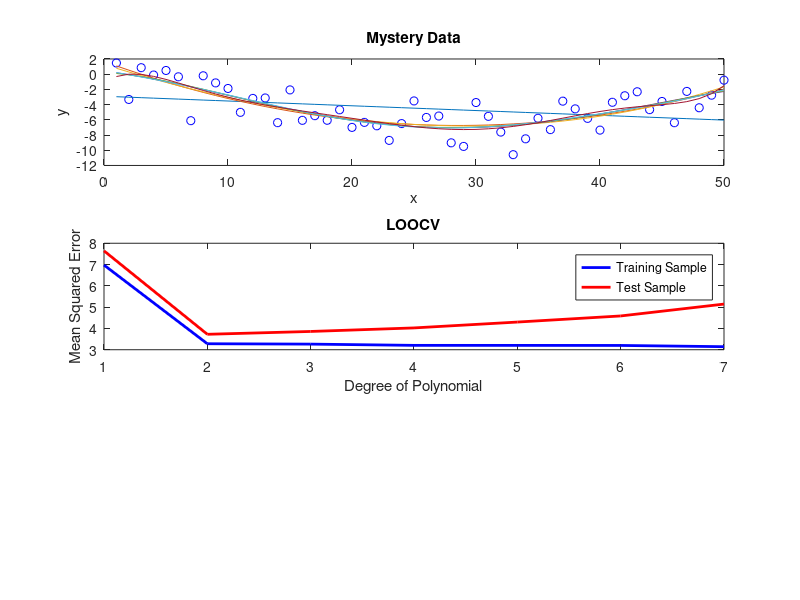

The MATLAB script that drew this image: (Note: this script raises an error after producing the figure.)
% CVdemo.m
%
% Training- vs. Test-Set Prediction Error
%
% RTB wrote it, 27 September 2018 procrastinating from T32 study section
% duties

% Basic idea is to generate a data set with a known model, then add noise
% and examine test- vs training-set error as we increase model complexity

%% Generate data using a polynomial of order 3 and add Gaussian noise:

% nPts = 50;
% pTrue = [0, 0.0105, -0.5849, 1.2220];
% x = 1:nPts;
% y = polyval(pTrue,x) + 2*randn(1,nPts);
% yTrue = polyval(pTrue,x);

%% Read in some mystery data

load mysteryData
nPts = length(x);   % 50 data points

%% Plot the data:

figure
subplot(3,1,1);
plot(x,y,'bo');
hold on
xlabel('x'); ylabel('y');
title('Mystery Data');

%% Perform fits to data and compare train to test using LOOCV

maxOrder = 7;
trainResid = zeros(nPts,maxOrder);
testResid = zeros(nPts,maxOrder);

warning('off');
for p = 1:maxOrder
    
    % get residuals from fit to all the data:
    pFit = polyfit(x,y,p);
    yPred = polyval(pFit,x);
    trainResid(:,p) = (y - yPred)';
    plot(x,yPred,'-');
    
    % Perform leave-one-out CV to get 'test' residuals
    for k = 1:nPts
        sV = true(1,nPts);      % define a selection vector
        sV(k) = 0;
        
        % fit a polynomial of order p
        pFit = polyfit(x(sV),y(sV),p);
        testResid(k,p) = y(k) - polyval(pFit,x(k));
    end
end
warning('on')

%% Calculate mean squared error from the residuals

MSEtrain = sum(trainResid.^2) ./ nPts;
MSEtest = sum(testResid.^2) ./ nPts;

% figure
subplot(3,1,2);
if (max(MSEtest) - min(MSEtest)) > 10
    semilogy(1:maxOrder,MSEtrain,'b-','LineWidth',2);
    hold on
    semilogy(1:maxOrder,MSEtest,'r-','LineWidth',2);
    legend('Training Sample','Test Sample','Location','Northwest');
else
    plot(1:maxOrder,MSEtrain,'b-','LineWidth',2);
    hold on
    plot(1:maxOrder,MSEtest,'r-','LineWidth',2);
    legend('Training Sample','Test Sample','Location','Northeast');
end

xlabel('Degree of Polynomial');
ylabel('Mean Squared Error');
title('LOOCV')

%% Let's do it with k-fold, where k = 5 or 10

% Repeat CV multiple times to get an estimate of the standard error of the
% estimated test MSE for each model size:
nReps = 50; 
% K-fold cross validation:
kFold = 10;
% Maximum complexity of the polynomial to fit
maxOrder = 7;

% Variables to hold MSEs
MSEtrain = zeros(nReps,maxOrder);   % training error
MSEtest = zeros(nReps,maxOrder);    % cross-validation error

warning('off');
for n = 1:nReps
    for p = 1:maxOrder
        cvIdx = crossvalind('Kfold',nPts,kFold);
        SSEtrain = 0;
        SSEtest = 0;
        for k = 1:kFold
            test = (cvIdx == k);
            train = ~test;
            
            % fit polynomial of order 'p' to training data
            pFit = polyfit(x(train),y(train),p);
            
            % calculate the sum squared error for the training data
            yHatTrain = polyval(pFit,x(train));
            SSEtrain = SSEtrain + sum((yHatTrain - y(train)).^2)/sum(train);
            
            % calculate the sum squared error for the test data
            yHatTest = polyval(pFit,x(test));
            SSEtest = SSEtest + sum((yHatTest - y(test)).^2)/sum(test);
        end
        % Note: This only works if 'kFold' divides evenly into nPts
        % A more general algorithm uses the weighted sum. That is, you
        % calculate the MSE for each fold, then the MSE for each fold
        % contributes to the total in proportion to n_k/n
        MSEtrain(n,p) = SSEtrain / kFold;
        MSEtest(n,p) = SSEtest / kFold;
        
    end
end
warning('on');

% figure
subplot(3,1,3);
if (max(mean(MSEtest)) - min(mean(MSEtest))) > 10
    h1=semilogy(1:maxOrder,mean(MSEtrain),'b-','LineWidth',2);
    hold on
    h2=semilogy(1:maxOrder,mean(MSEtest),'r-','LineWidth',2);
    legFlag = 1;
else
    h1=errorbar(1:maxOrder,mean(MSEtrain),std(MSEtrain),'b-','LineWidth',2);
    hold on
    h2=errorbar(1:maxOrder,mean(MSEtest),std(MSEtest),'r-','LineWidth',2);
    legFlag = 0;
end

xlabel('Degree of Polynomial');
ylabel('Mean Squared Error');
title([num2str(kFold) '-fold Cross Validation']);

%% Choosing the best model

% Note that our value of the test error as a function of the degree of fit
% polynomial suggests that orders of 2, 3 and 4 (and even 5) are rougly
% equivalent in terms of test error. In this setting, we can select a model
% using the one-standard-error rule. We first calculate the standard error
% of the estimated test MSE for each model size, and then select the
% smallest model for which the estimated test error is within one standard
% error of the lowest point on the curve.

% find the point with the lowest test error
minTestError = min(mean(MSEtest));

% draw a horizontal line here:
ax = axis;
hl = line([ax(1),ax(2)],[minTestError, minTestError]);
set(hl,'Color','k','LineStyle','--');

if legFlag
    legend([h1,h2],{'Training Sample','Test Sample'},'Location','Northwest');
else
    legend([h1,h2],{'Training Sample','Test Sample'},'Location','Northeast');
end